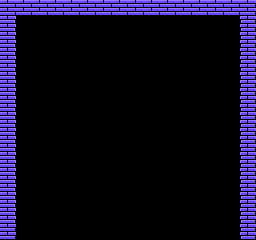

Below is a game level as drawn by its tile map, then a one-line description and the .tmx file that defines it, in full:
An orthogonal 16x15 tile map with 16x16 px tiles, 2 tile layers (aesthetics, destructibles).

<map version="1.10" tiledversion="1.10.2" orientation="orthogonal" renderorder="right-down" width="16" height="15" tilewidth="16" tileheight="16" infinite="0" backgroundcolor="#000000" nextlayerid="6" nextobjectid="1">
 <editorsettings>
  <export format="csv" />
 </editorsettings>
 <tileset firstgid="1" source="../images/Tileset/Px2D Tileset.tsx" />
 <layer id="1" name="aesthetics" width="16" height="15">
  <data encoding="csv">
19,19,19,19,19,19,19,19,19,19,19,19,19,19,19,19,
20,0,0,0,0,0,0,0,0,0,0,0,0,0,0,18,
20,0,0,0,0,0,0,0,0,0,0,0,0,0,0,18,
20,0,0,0,0,0,0,0,0,0,0,0,0,0,0,18,
20,0,0,0,0,0,0,0,0,0,0,0,0,0,0,18,
20,0,0,0,0,0,0,0,0,0,0,0,0,0,0,18,
20,0,0,0,0,0,0,0,0,0,0,0,0,0,0,18,
20,0,0,0,0,0,0,0,0,0,0,0,0,0,0,18,
20,0,0,0,0,0,0,0,0,0,0,0,0,0,0,18,
20,0,0,0,0,0,0,0,0,0,0,0,0,0,0,18,
20,0,0,0,0,0,0,0,0,0,0,0,0,0,0,18,
20,0,0,0,0,0,0,0,0,0,0,0,0,0,0,18,
20,0,0,0,0,0,0,0,0,0,0,0,0,0,0,18,
20,0,0,0,0,0,0,0,0,0,0,0,0,0,0,18,
20,0,0,0,0,0,0,0,0,0,0,0,0,0,0,18
</data>
 </layer>
 <layer id="2" name="destructibles" width="16" height="15">
  <data encoding="csv">
0,0,0,0,0,0,0,0,0,0,0,0,0,0,19,19,
0,0,0,0,0,0,0,0,0,0,0,0,0,0,0,0,
0,0,0,0,0,0,0,0,0,0,0,0,0,0,0,0,
0,0,0,0,0,0,0,0,0,0,0,0,0,0,0,0,
0,0,0,0,0,0,0,0,0,0,0,0,0,0,0,0,
0,0,0,0,0,0,0,0,0,0,0,0,0,0,0,0,
0,0,0,0,0,0,0,0,0,0,0,0,0,0,0,0,
0,0,0,0,0,0,0,0,0,0,0,0,0,0,0,0,
0,0,0,0,0,0,0,0,0,0,0,0,0,0,0,0,
0,0,0,0,0,0,0,0,0,0,0,0,0,0,0,0,
0,0,0,0,0,0,0,0,0,0,0,0,0,0,0,0,
0,0,0,0,0,0,0,0,0,0,0,0,0,0,0,0,
0,0,0,0,0,0,0,0,0,0,0,0,0,0,0,0,
0,0,0,0,0,0,0,0,0,0,0,0,0,0,0,0,
19,0,0,0,0,0,0,0,0,0,0,0,0,0,0,0
</data>
 </layer>
</map>
